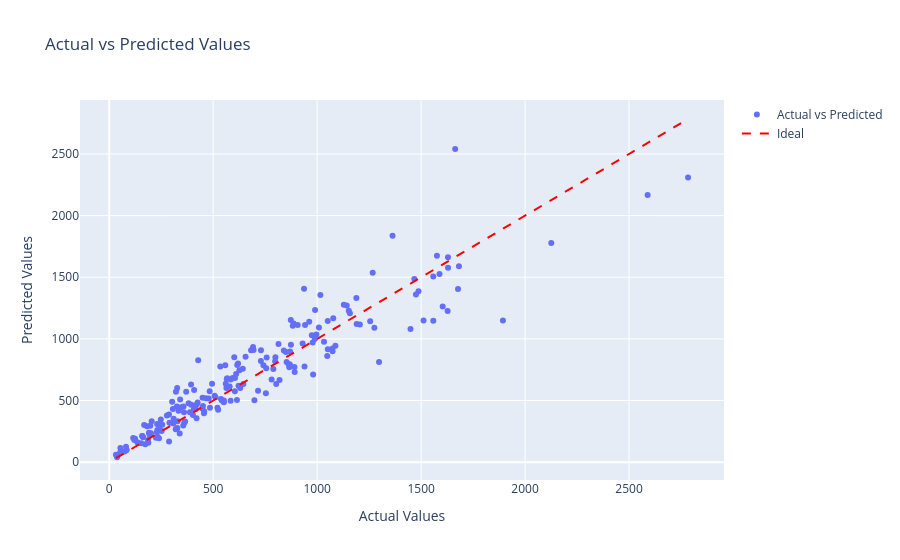

Here is the notebook cell this chart was saved with:
### Markdown cell above
#### Comparison of the actual and predicted results:

### Code cell
import plotly.graph_objects as go

# predict on the test set
y_pred = model.predict(X_test)

# Create a scatter plot with actual vs predicted values 
fig = go.Figure()

fig.add_trace(go.Scatter(x=y_test.flatten(),
                         y=y_pred,
                         mode='markers',
                         name='Actual vs Predicted'))

# Add a line representing the ideal case 
fig.add_trace(go.Scatter(
    x=[min(y_test.flatten()), max(y_test.flatten())],
    y=[min(y_test.flatten()), max(y_test.flatten())],
    mode='lines',
    name='Ideal',
    line=dict(color='red', dash='dash')
))

fig.update_layout(
    title='Actual vs Predicted Values', 
    xaxis_title = 'Actual Values',
    yaxis_title = 'Predicted Values',
    showlegend=True,
)

fig.show()

### Figure 1 — Plotly figure (JSON) as saved in the notebook; plotly's stock layout.template omitted (floating-point values rounded to 4 significant figures; data arrays with more than 128 entries replaced by an {"elided": "..."} marker saying what was removed)
{"data": [{"mode": "markers", "name": "Actual vs Predicted", "type": "scatter", "x": {"elided": "200 float values"}, "y": {"elided": "200 float values"}}, {"line": {"color": "red", "dash": "dash"}, "mode": "lines", "name": "Ideal", "type": "scatter", "x": [32.35, 2784.0], "y": [32.35, 2784.0]}], "layout": {"showlegend": true, "title": {"text": "Actual vs Predicted Values"}, "xaxis": {"title": {"text": "Actual Values"}}, "yaxis": {"title": {"text": "Predicted Values"}}}}
